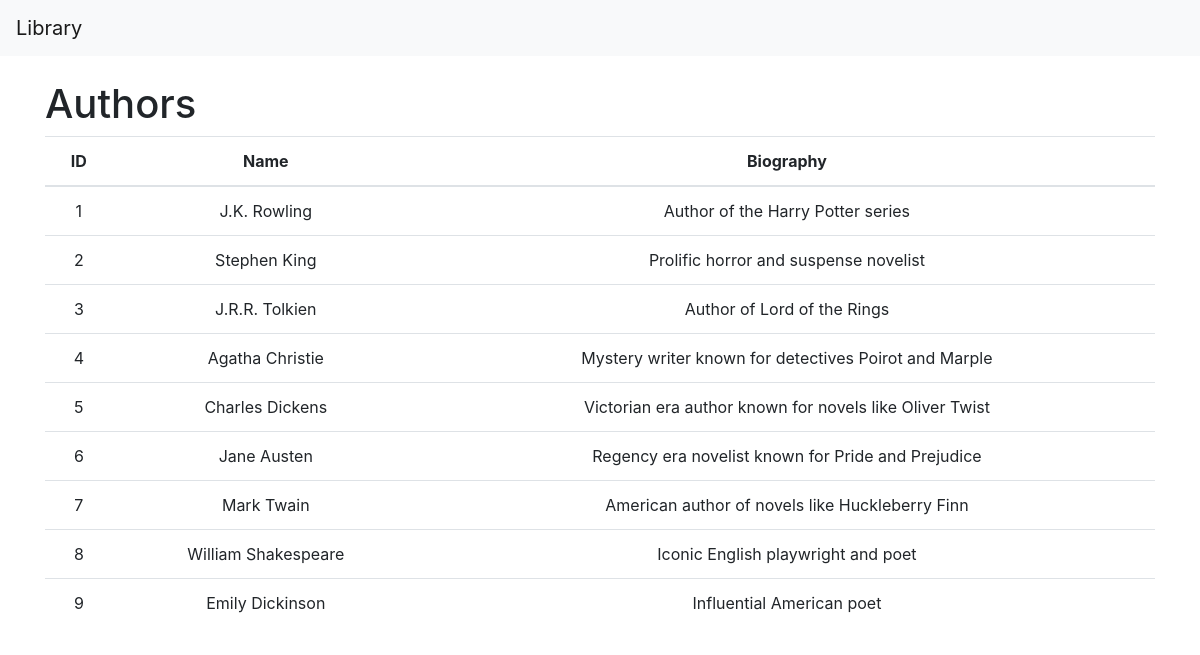
The app's page /authors with its own data.
### models.py (models this page shows)
class Author(db.Model):
    id = db.Column(db.Integer, primary_key=True)
    name = db.Column(db.String, nullable=False)
    biography = db.Column(db.Text, nullable=False)

### app.py (the view)
@app.route('/authors')
def show_authors():
    authors = Author.query.all()
    return render_template('show_authors.html', authors=authors)

### templates/show_authors.html
{% extends 'layout.html' %} {% block content %}
<h1>Authors</h1>
<table class="text-center table table_col_padding">
  <thead>
    <tr>
      <th>ID</th>
      <th>Name</th>
      <th>Biography</th>
    </tr>
  </thead>
  <tbody>
    {% for author in authors %}
    <tr>
      <td>{{ author.id }}</td>
      <td>{{ author.name }}</td>
      <td>{{ author.biography }}</td>
    </tr>
    {% endfor %}
  </tbody>
</table>
{% endblock %}

### records on screen
Author: id "1", name "J.K. Rowling", biography "Author of the Harry Potter series"
Author: id "2", name "Stephen King", biography "Prolific horror and suspense novelist"
Author: id "3", name "J.R.R. Tolkien", biography "Author of Lord of the Rings"
Author: id "4", name "Agatha Christie", biography "Mystery writer known for detectives Poirot and Marple"
Author: id "5", name "Charles Dickens", biography "Victorian era author known for novels like Oliver Twist"
Author: id "6", name "Jane Austen", biography "Regency era novelist known for Pride and Prejudice"
Author: id "7", name "Mark Twain", biography "American author of novels like Huckleberry Finn"
Author: id "8", name "William Shakespeare", biography "Iconic English playwright and poet"
Author: id "9", name "Emily Dickinson", biography "Influential American poet"
